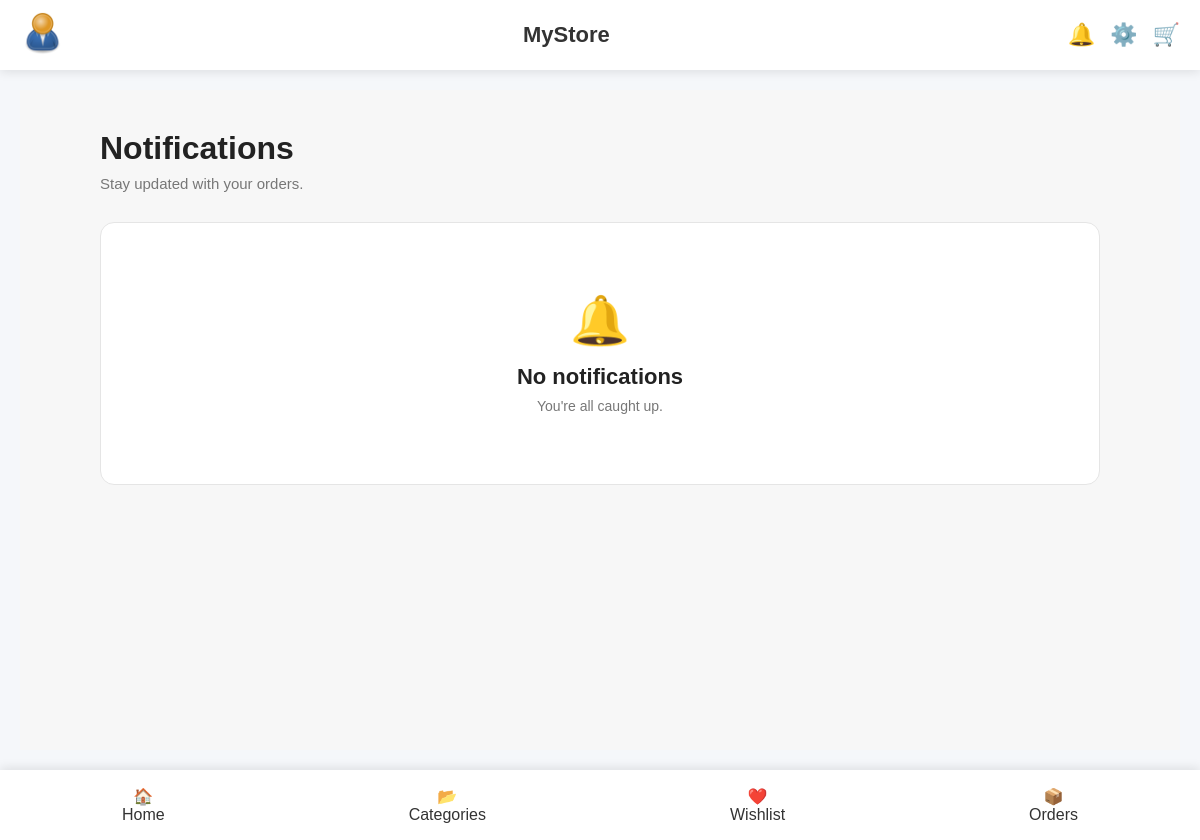
The app's page /notification/ (signed in), older data.
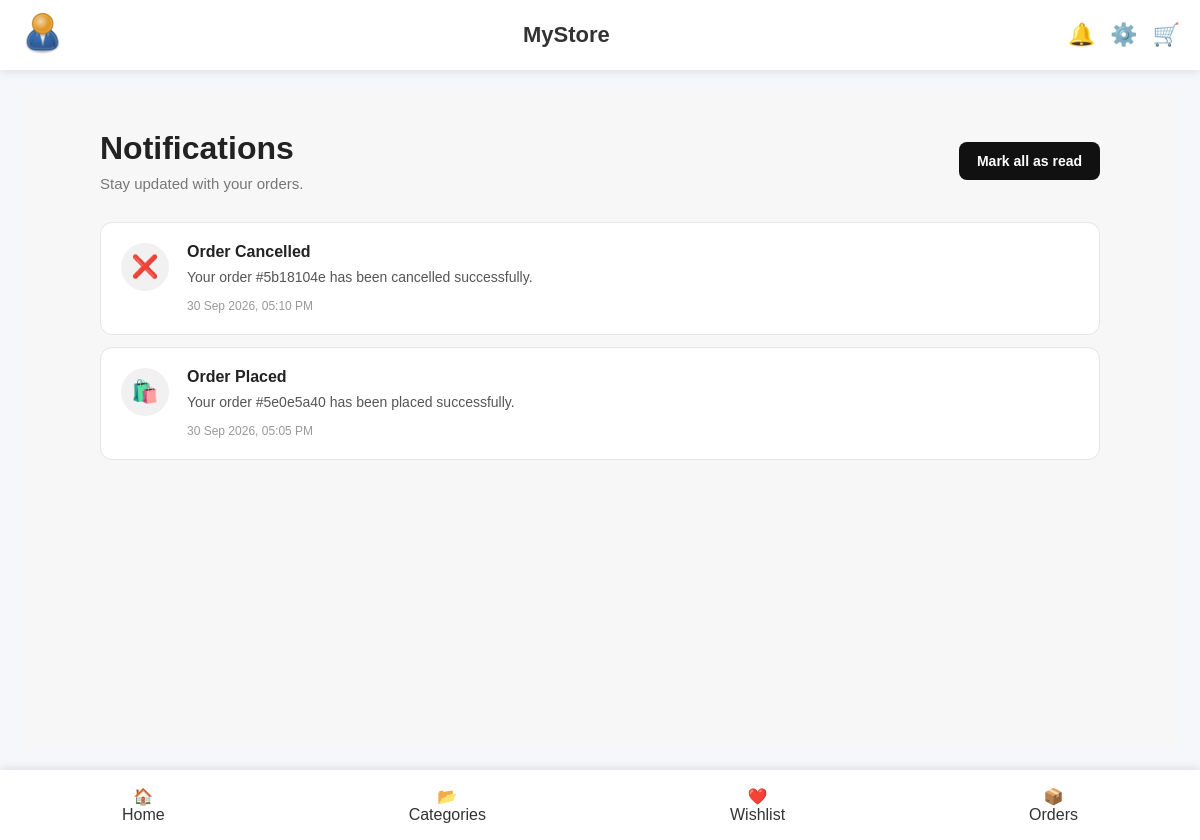
The same page, newer data.
### notification/models.py (models this page shows, shortened)
class Notification(models.Model):
    NOTIFICATION_TYPES = [
        ("order_placed", "Order Placed"),
        ("order_cancelled", "Order Cancelled"),
        ("order_deleted", "Order Deleted"),
    ]
    id = models.UUIDField(
        primary_key=True,
        default=uuid.uuid4,
        editable=False,
    )
    user = models.ForeignKey(
        settings.AUTH_USER_MODEL,
        on_delete=models.CASCADE,
        related_name="notifications",
    )
    order = models.ForeignKey(
        Order,
        on_delete=models.SET_NULL,
        null=True,
        blank=True,
        related_name="notifications",
    )
    notification_type = models.CharField(
        max_length=30,
        choices=NOTIFICATION_TYPES,
    )
    title = models.CharField(
        max_length=200
    )
    message = models.TextField()
    is_read = models.BooleanField(
        default=False
    )
    created_at = models.DateTimeField(
        auto_now_add=True
    )
    class Meta:
        ordering = ["-created_at"]

### notification/views.py (the view)
@login_required
def notification_list(request):
    notifications = Notification.objects.filter(
        user=request.user
    )
    return render(
        request,
        "notifications/notification_list.html",
        {
            "notifications": notifications,
        },
    )

### notification/context_processors.py (called while the page is built)
def notification_context(request):
    if not request.user.is_authenticated:
        return {
            "unread_notifications_count": 0,
        }
    return {
        "unread_notifications_count": (
            Notification.objects
            .filter(
                user=request.user,
                is_read=False,
            )
            .count()
        ),
    }

### template/notifications/notification_list.html (shortened to what this page needs)
{% extends "base.html" %}
{% load static %}
{% block extra_css %}
<link rel="stylesheet" href="{% static 'css/notifications.css' %}">
{% endblock %}
{% block content %}
<main class="notifications-page">
    <div class="notifications-container">
        <div class="notifications-header">
            <div>
                <h1>Notifications</h1>
                <p>
                    Stay updated with your orders.
                </p>
            </div>
            {% if notifications %}
                <form
                    method="POST"
                    action="{% url 'notifications:mark_all_read' %}"
                >
                    <button type="submit">
                        Mark all as read
                    </button>
                </form>
            {% endif %}
        </div>
        {% if notifications %}
            <div class="notifications-list">
                {% for notification in notifications %}
                    <a
                        href="{% url 'notifications:mark_as_read' notification.id %}"
                        class="
                            notification-item
                        "
                    >
                        <div class="notification-icon">
                            {% if notification.notification_type == "order_placed" %}
                                🛍️
                            {% elif notification.notification_type == "order_cancelled" %}
                                ❌
                            {% elif notification.notification_type == "order_deleted" %}
                                🗑️
                            {% else %}
                                🔔
                            {% endif %}
                        </div>
                        <div class="notification-content">
                            <strong>
                                {{ notification.title }}
                            </strong>
                            <p>
                                {{ notification.message }}
                            </p>
                            <small>
                                {{ notification.created_at|date:"d M Y, h:i A" }}
                            </small>
                        </div>
                    </a>
                {% endfor %}
            </div>
        {% else %}
            <div class="no-notifications">
                <div>
                    🔔
                </div>
                <h2>
                    No notifications
                </h2>
                <p>
                    You're all caught up.
                </p>
            </div>
        {% endif %}
    </div>
</main>
{% endblock %}

Row changes from the older to the newer data that the page shows:
added Notification: title "Order Cancelled", message "Your order #5b18104e has been cancelled successfully.", created_at "30 Sep 2026, 05:10 PM"
added Notification: title "Order Placed", message "Your order #5e0e5a40 has been placed successfully.", created_at "30 Sep 2026, 05:05 PM"
Text that changed along with them:
text no longer shown: "🔔 No notifications You're all caught up."
text now shown: "Mark all as read"
